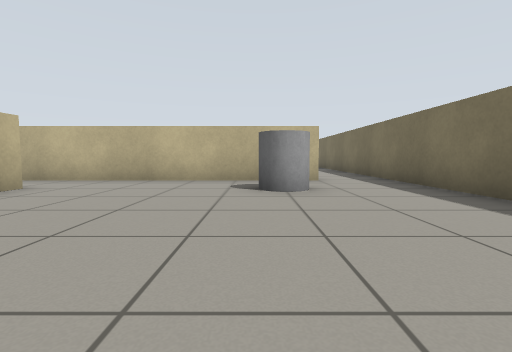
[1] (above)

20 first-person views from a walk through a world built for the Gazebo simulator. The camera is 0.58 m above the floor, tilts 4° down and sees 85° across. The floor is counted in squares, 1 m on a side. Each view is taken from the middle of a square. On the plan, view 1 faces up. The plan holds only what a view shows up to about 9 squares ahead; the rest is blank.

[2]
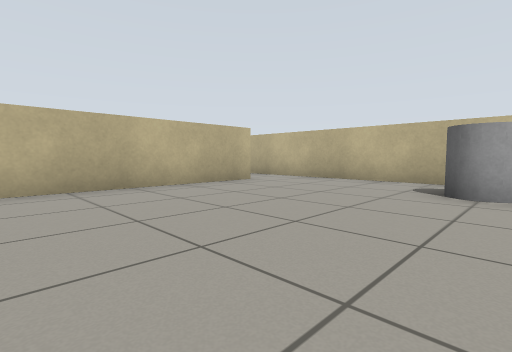

[3]
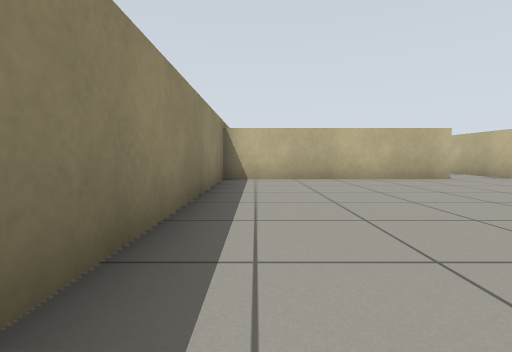

[4]
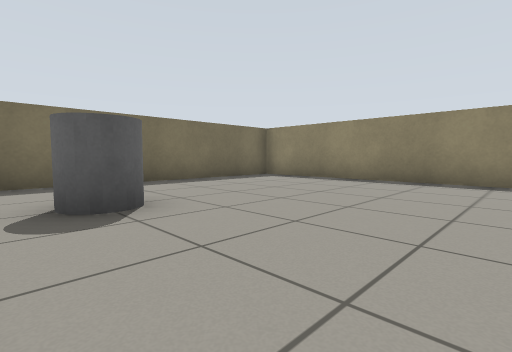

[5]
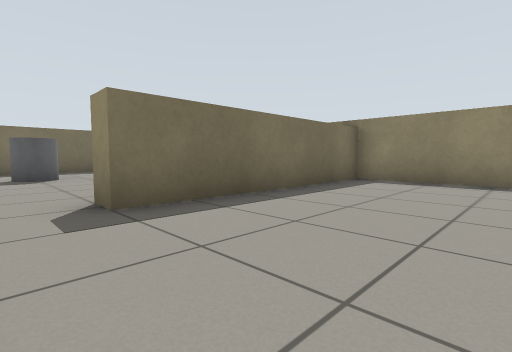

[6]
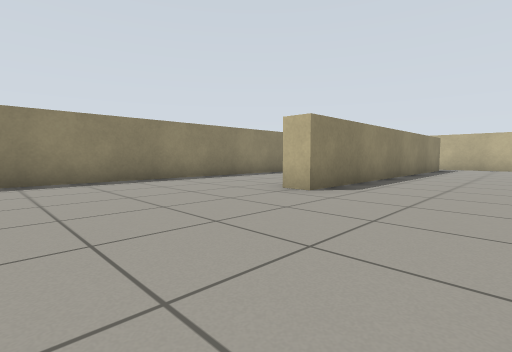

[7]
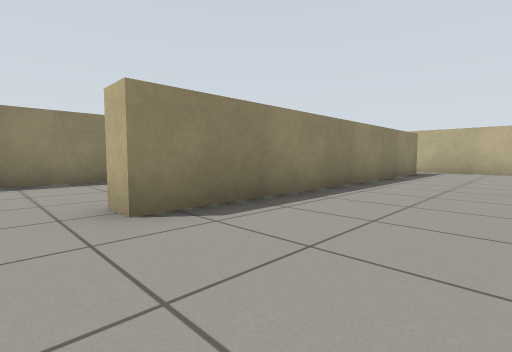

[8]
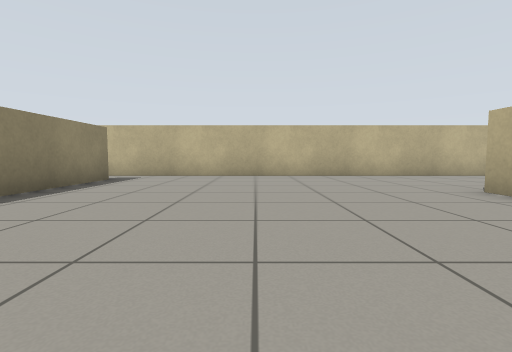

[9]
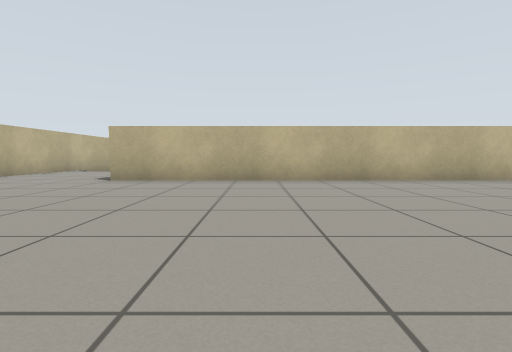

[10]
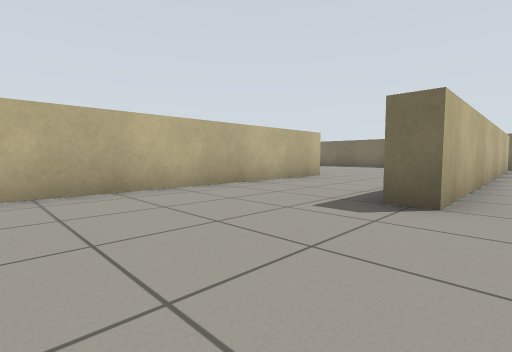

[11]
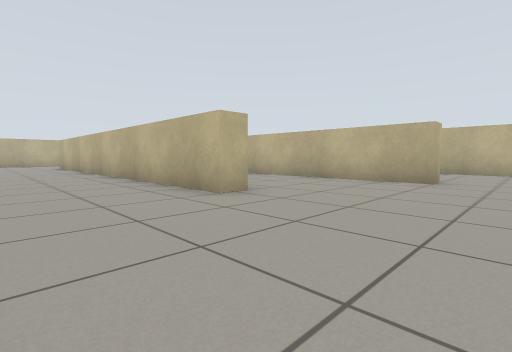

[12]
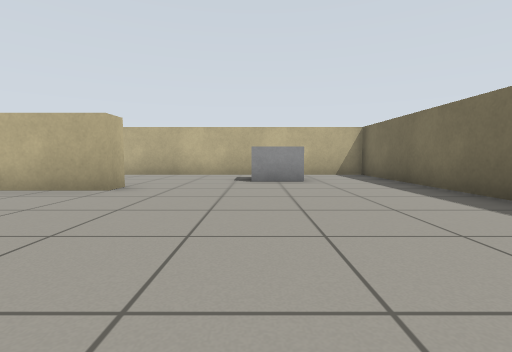

[13]
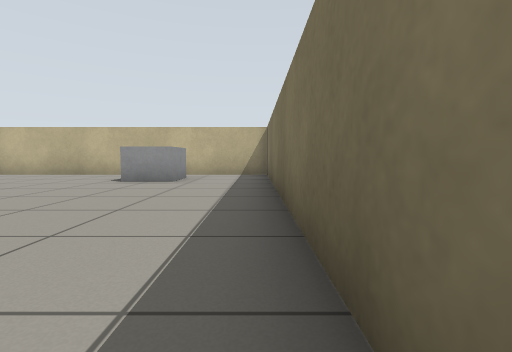

[14]
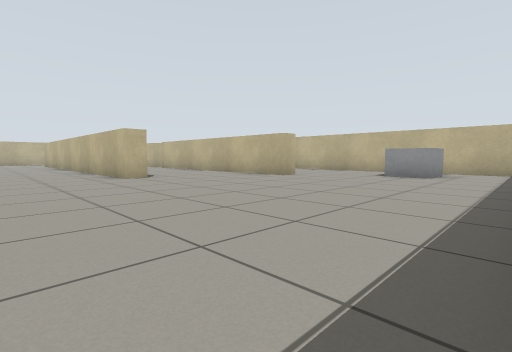

[15]
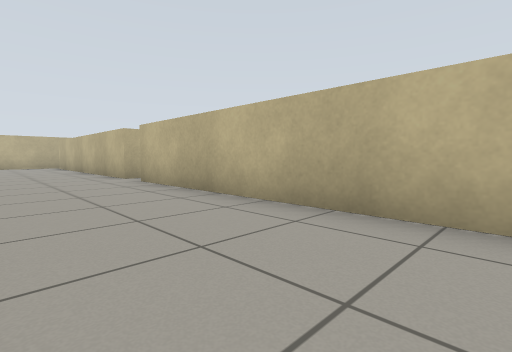

[16]
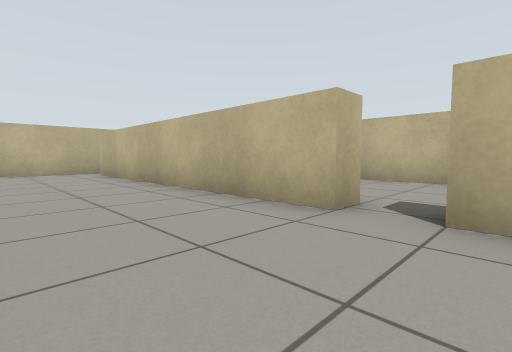

[17]
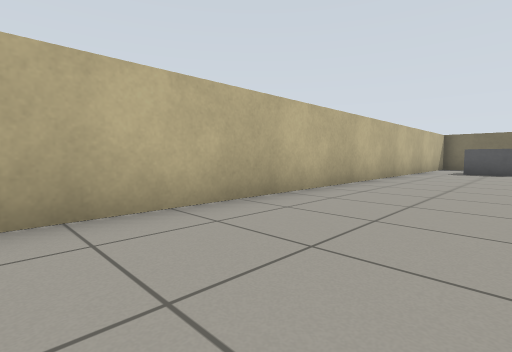

[18]
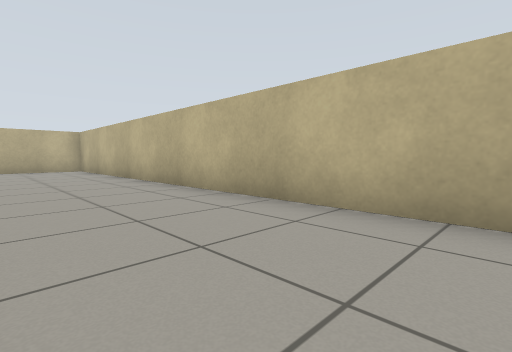

[19]
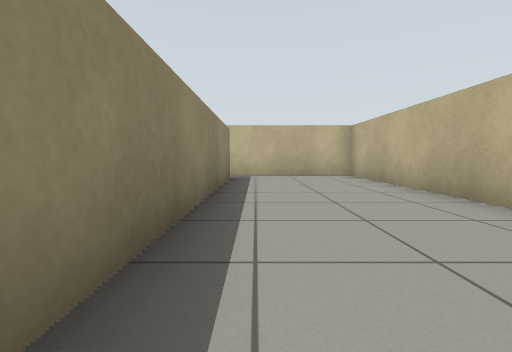

[20]
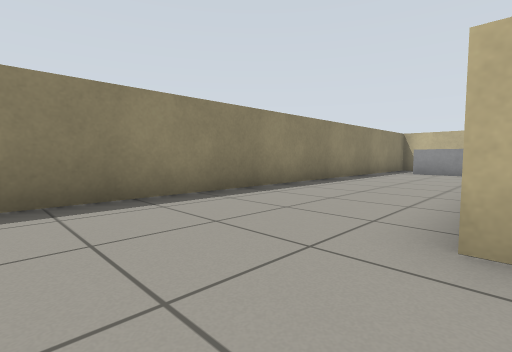

### Floor plan
Ten units are one square. View 1 is at (0, 0); x grows to the right and y downward. Boxes are objects, and circles mark ways between rooms. Rooms are numbered by the first view taken in them; rooms with no view inside come last. Other rooms are left out.
<svg viewBox="-208 -194 247 207">
<path fill="none" stroke="#000" d="M16 -67 -36 -67M-42 -50 -42 8 30 8M34 5 34 -65M-115 -154 -115 -147 -195 -147M-45 -114 -45 -107 -165 -107M-36 -67 -85 -67 -85 -74M-25 -154 -25 -147 -105 -147M-194 -153 -126 -153M-190 -33 -100 -33 -100 -26M-170 8 -48 8 -48 -50 -42 -50M34 -65 34 -189 -203 -189 -203 -25"/>
<rect x="-5" y="-55" width="20" height="10" fill="#bbb"><title>grey cylinder</title></rect>
<rect x="-185" y="-15" width="10" height="20" fill="#bbb"><title>grey box</title></rect>
<rect x="-5" y="-175" width="20" height="10" fill="#bbb"><title>grey box</title></rect>
<circle cx="-45" cy="-60" r="3" fill="#2a7"/>
<circle cx="25" cy="-70" r="3" fill="#2a7"/>
<text x="0" y="-30">1</text>
<text x="-100" y="-100">2</text>
</svg>
Room 1 opens to room 2.

Where each view was taken, in squares from view 1:
view 1: 0 up, 0 right, facing up
view 2: 0 up, 1 right, facing up-left
view 3: 0 up, 3 right, facing left
view 4: 6 up, 3 left, facing down-right
view 5: 6 up, 8 left, facing down-right
view 6: 6 up, 6 left, facing down-left
view 7: 6 up, 9 left, facing down-left
view 8: 7 up, 12 left, facing left
view 9: 4 up, 13 left, facing up
view 10: 6 up, 12 left, facing up-right
view 11: 8 up, 1 left, facing up-left
view 12: 10 up, 0 right, facing up
view 13: 10 up, 3 right, facing up
view 14: 8 up, 3 right, facing up-left
view 15: 12 up, 4 left, facing up-left
view 16: 12 up, 10 left, facing up-left
view 17: 16 up, 11 left, facing up-right
view 18: 16 up, 8 left, facing up-left
view 19: 16 up, 12 left, facing left
view 20: 3 up, 8 left, facing down-left
